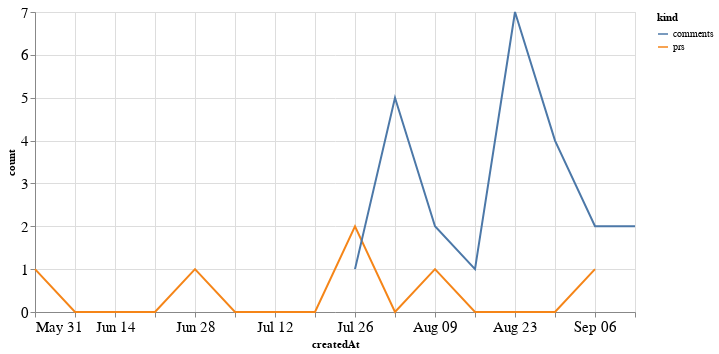

The cell this chart's notebook holds for it:
### Code cell
alt.Chart(total_time, width=600).mark_line().encode(
    x='createdAt',
    y='count',
    color='kind'
)

### Figure 1 — Vega-Lite specification as saved in the notebook (floating-point values rounded to 4 significant figures)
{"config": {"axisLeft": {"labelFontSize": 15}, "axisBottom": {"labelFontSize": 15}}, "data": {"name": "data-768545b04964bf88604c525a6b91841c"}, "mark": "line", "encoding": {"color": {"type": "nominal", "field": "kind"}, "x": {"type": "temporal", "field": "createdAt"}, "y": {"type": "quantitative", "field": "count"}}, "width": 600, "$schema": "https://vega.github.io/schema/vega-lite/v4.8.1.json", "datasets": {"data-768545b04964bf88604c525a6b91841c": [{"createdAt": "2020-05-31T00:00:00", "kind": "prs", "count": 1.0}, {"createdAt": "2020-06-07T00:00:00", "kind": "prs", "count": 0.0}, {"createdAt": "2020-06-14T00:00:00", "kind": "prs", "count": 0.0}, {"createdAt": "2020-06-21T00:00:00", "kind": "prs", "count": 0.0}, {"createdAt": "2020-06-28T00:00:00", "kind": "prs", "count": 1.0}, {"createdAt": "2020-07-05T00:00:00", "kind": "prs", "count": 0.0}, {"createdAt": "2020-07-12T00:00:00", "kind": "prs", "count": 0.0}, {"createdAt": "2020-07-19T00:00:00", "kind": "prs", "count": 0.0}, {"createdAt": "2020-07-26T00:00:00", "kind": "prs", "count": 2.0}, {"createdAt": "2020-08-02T00:00:00", "kind": "prs", "count": 0.0}, {"createdAt": "2020-08-09T00:00:00", "kind": "prs", "count": 1.0}, {"createdAt": "2020-08-16T00:00:00", "kind": "prs", "count": 0.0}, {"createdAt": "2020-08-23T00:00:00", "kind": "prs", "count": 0.0}, {"createdAt": "2020-08-30T00:00:00", "kind": "prs", "count": 0.0}, {"createdAt": "2020-09-06T00:00:00", "kind": "prs", "count": 1.0}, {"createdAt": "2020-09-13T00:00:00", "kind": "prs", "count": null}, {"createdAt": "2020-05-31T00:00:00", "kind": "comments", "count": null}, {"createdAt": "2020-06-07T00:00:00", "kind": "comments", "count": null}, {"createdAt": "2020-06-14T00:00:00", "kind": "comments", "count": null}, {"createdAt": "2020-06-21T00:00:00", "kind": "comments", "count": null}, {"createdAt": "2020-06-28T00:00:00", "kind": "comments", "count": null}, {"createdAt": "2020-07-05T00:00:00", "kind": "comments", "count": null}, {"createdAt": "2020-07-12T00:00:00", "kind": "comments", "count": null}, {"createdAt": "2020-07-19T00:00:00", "kind": "comments", "count": null}, {"createdAt": "2020-07-26T00:00:00", "kind": "comments", "count": 1.0}, {"createdAt": "2020-08-02T00:00:00", "kind": "comments", "count": 5.0}, {"createdAt": "2020-08-09T00:00:00", "kind": "comments", "count": 2.0}, {"createdAt": "2020-08-16T00:00:00", "kind": "comments", "count": 1.0}, {"createdAt": "2020-08-23T00:00:00", "kind": "comments", "count": 7.0}, {"createdAt": "2020-08-30T00:00:00", "kind": "comments", "count": 4.0}, {"createdAt": "2020-09-06T00:00:00", "kind": "comments", "count": 2.0}, {"createdAt": "2020-09-13T00:00:00", "kind": "comments", "count": 2.0}]}}
